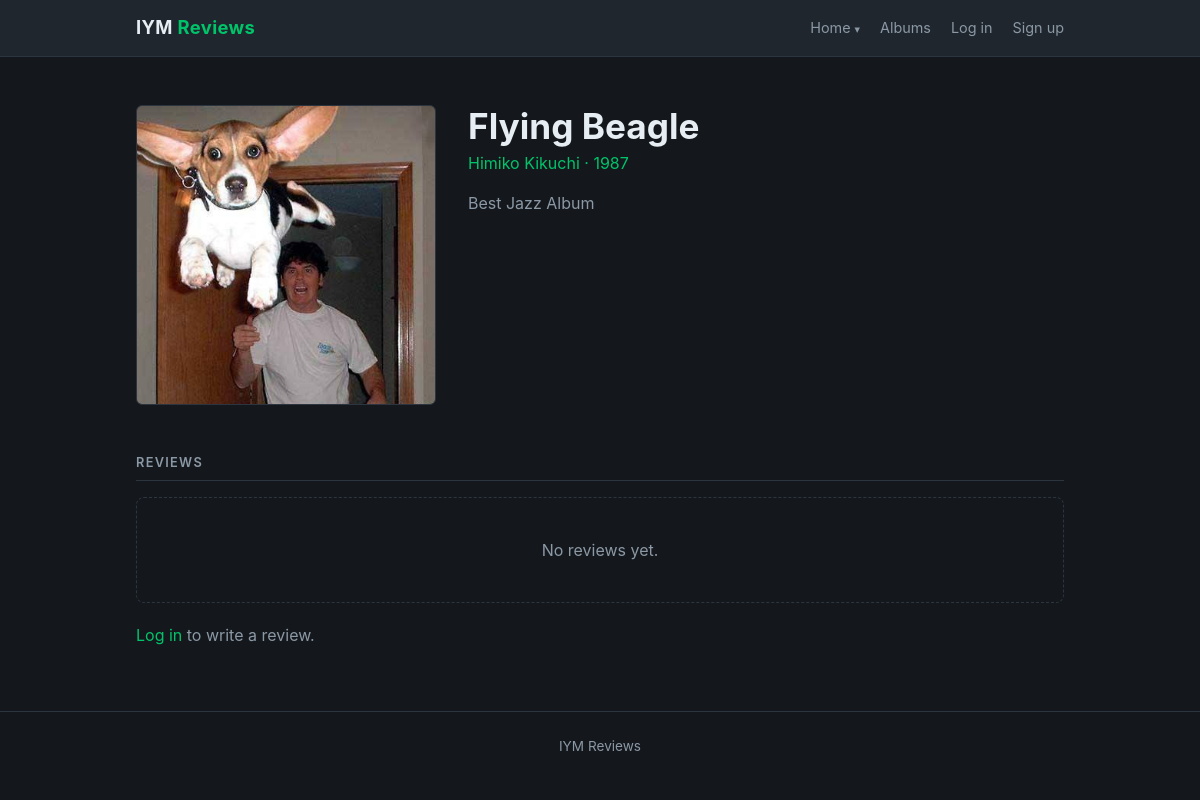
Page /albums/3/ on the committed database.
### albums/models.py (models this page shows, shortened)
class Album(models.Model):
    id = models.AutoField(primary_key=True)
    name = models.CharField(max_length=255)
    artist = models.CharField(max_length=255)
    year = models.IntegerField()
    description = models.TextField()
    image = models.ImageField(upload_to='album_image/')

### albums/views.py (the view)
# urls.py: path('<int:id>/', views.show, name = 'albums.show'),
def show(request, id):
    album = get_object_or_404(Album, id=id)
    reviews = Review.objects.filter(album=album)
    template_data = {}
    template_data['title'] = album.name
    template_data['album'] = album
    template_data['reviews'] = reviews
    stats = reviews.aggregate(average = Avg('rating'), count = Count('rating'))
    template_data['average'] = stats['average']
    template_data['rating_count'] = stats['count']
    return render(request, 'albums/show.html', {'template_data': template_data})

### albums/templates/albums/show.html (shortened to what this page needs)
{% extends 'base.html' %}
{% block content %}
  {% with album=template_data.album %}
    <section class="album-detail">
      {% if album.image %}
        <img class="album-cover" src="{{ album.image.url }}" alt="{{ album.name }} cover">
      {% else %}
        <div class="album-cover">{{ album.name|slice:":1" }}</div>
      {% endif %}
      <div>
        <h1>{{ album.name }}</h1>
        <p class="album-meta">{{ album.artist }} · {{ album.year }}</p>
        <p class="album-description">{{ album.description }}</p>
      </div>
    </section>
    <section class="reviews">
      <h2 class="section-title">Reviews</h2>
      {% for review in template_data.reviews %}
        <article class="review">
          <div class="review-meta">
            Review by {{ review.user.username }} · {{ review.date|date:"M j, Y" }}
            {% if user == review.user %}
              · <a href="{% url 'albums.edit_review' id=album.id review_id=review.id %}">Edit</a>
              · <form class="inline-form" method="POST" action="{% url 'albums.delete_review' id=album.id review_id=review.id %}" onsubmit="return confirm('Delete this review?');">
                  {% csrf_token %}
                  <button class="link-button" type="submit">Delete</button>
                </form>
            {% endif %}
          </div>
          {% if review.rating is not None %}
            <div class="review-stars" role="img" aria-label="{{ review.rating }} out of 5 stars">
              {% for i in "12345" %}<span class="{% if forloop.counter <= review.rating %}star-on{% else %}star-off{% endif %}">★</span>{% endfor %}
            </div>
          {% endif %}
          <p class="review-comment">{{ review.comment }}</p>
        </article>
      {% empty %}
        <div class="empty">No reviews yet.</div>
      {% endfor %}
      {% if not user.is_authenticated %}
        <p class="review-prompt"><a href="{% url 'accounts.login' %}">Log in</a> to write a review.</p>
      {% endif %}
    </section>
  {% endwith %}
{% endblock %}

### albumrating/templates/base.html (style rules this page uses)
:root { --bg: #14181c; --surface: #1f262d; --border: #2c3440; --text: #e6edf3; --muted: #8b98a5; --accent: #00c46a; }
* { box-sizing: border-box; }
body { margin: 0; background: var(--bg); color: var(--text); font-family: -apple-system, BlinkMacSystemFont, "Segoe UI", Roboto, Helvetica, Arial, sans-serif; line-height: 1.5; }
a { color: inherit; text-decoration: none; }
.section-title { margin: 0 0 16px; padding-bottom: 8px; border-bottom: 1px solid var(--border); font-size: 0.8rem; font-weight: 600; letter-spacing: 0.1em; text-transform: uppercase; color: var(--muted); }
.empty { padding: 40px 16px; border: 1px dashed var(--border); border-radius: 8px; text-align: center; color: var(--muted); }
.album-cover { display: flex; align-items: center; justify-content: center; aspect-ratio: 1; background: var(--surface); border: 1px solid var(--border); border-radius: 6px; font-size: 3rem; font-weight: 700; color: var(--border); }
img.album-cover { display: block; width: 100%; object-fit: cover; }
.album-meta { margin: 0 0 6px; font-size: 0.85rem; color: var(--accent); }
.album-description { margin: 0; font-size: 0.85rem; color: var(--muted); }
.album-detail { display: grid; grid-template-columns: minmax(0, 300px) 1fr; gap: 32px; align-items: start; padding: 48px 0 0; }
.album-detail h1 { margin: 0 0 4px; font-size: clamp(1.6rem, 4vw, 2.2rem); line-height: 1.2; }
.album-detail .album-meta { margin-bottom: 16px; font-size: 1rem; }
.album-detail .album-description { font-size: 1rem; white-space: pre-line; }
.reviews { margin-top: 48px; }
.review-prompt { margin: 20px 0 0; color: var(--muted); }
.review-prompt a, .review-meta a { color: var(--accent); }

### rows in the picture
Album: image (picture), name "Flying Beagle", artist "Himiko Kikuchi", year "1987", description "Best Jazz Album"
